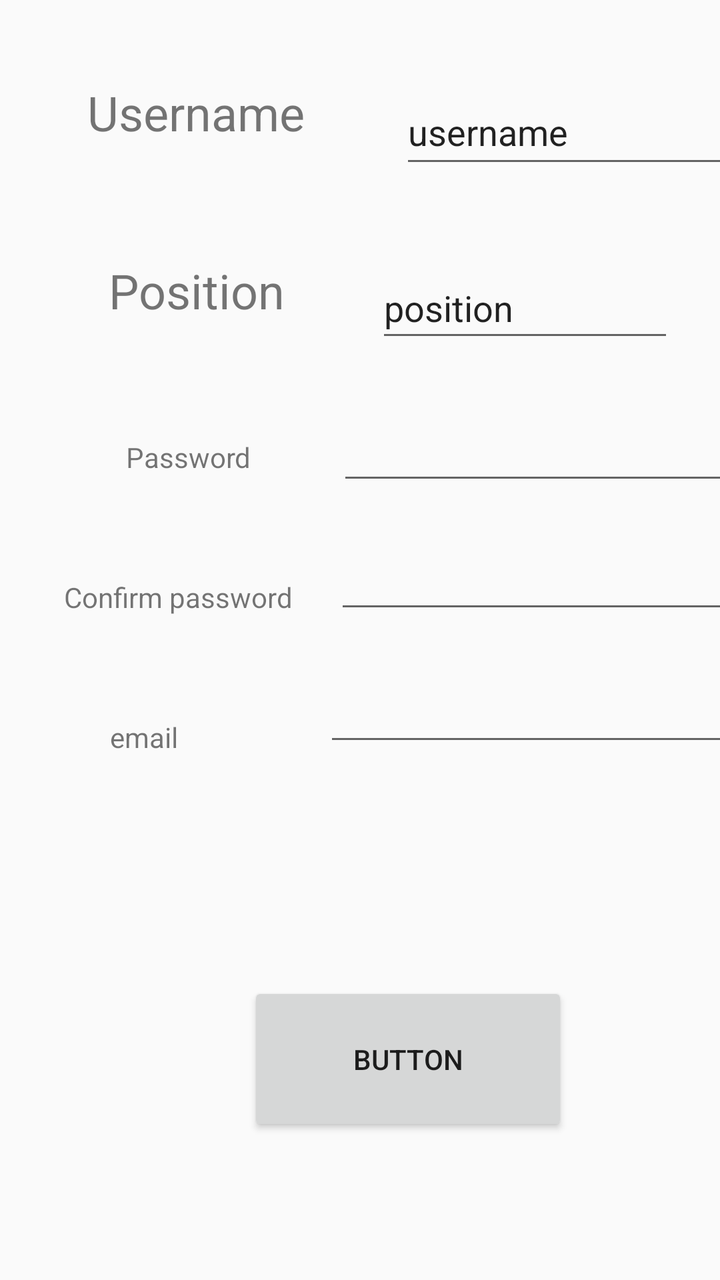
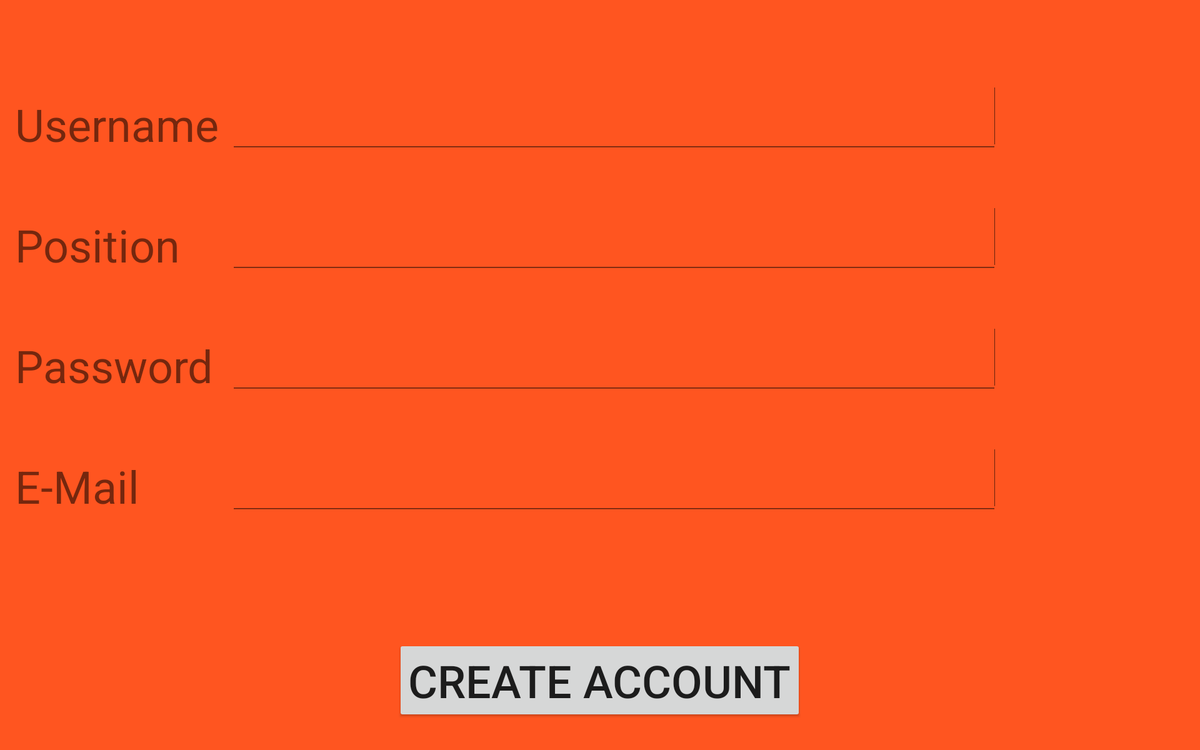

One screen, two layout resources from the same app: the default and the repository's alternative for another configuration. Each is rendered where Android would select it; the XML of both is given below.
<!-- AndroidManifest.xml: application theme AppTheme -->
<!-- res/layout/register_activity.xml -->
<?xml version="1.0" encoding="utf-8"?>
<androidx.constraintlayout.widget.ConstraintLayout xmlns:android="http://schemas.android.com/apk/res/android"
    xmlns:app="http://schemas.android.com/apk/res-auto"
    xmlns:tools="http://schemas.android.com/tools"
    android:layout_width="match_parent"
    android:layout_height="match_parent"
    tools:context=".RegisterActivity">

    <TextView
        android:id="@+id/username_label"
        android:layout_width="164dp"
        android:layout_height="41dp"
        android:layout_marginStart="16dp"
        android:layout_marginTop="40dp"
        android:text="Username"
        android:textAlignment="center"
        android:textSize="24sp"
        app:layout_constraintStart_toStartOf="parent"
        app:layout_constraintTop_toTopOf="parent" />

    <TextView
        android:id="@+id/position_label"
        android:layout_width="164dp"
        android:layout_height="41dp"
        android:layout_marginStart="16dp"
        android:layout_marginTop="48dp"
        android:text="Position"
        android:textAlignment="center"
        android:textSize="24sp"
        app:layout_constraintStart_toStartOf="parent"
        app:layout_constraintTop_toBottomOf="@+id/username_label" />

    <Button
        android:id="@+id/register"
        android:layout_width="160dp"
        android:layout_height="77dp"
        android:layout_marginStart="124dp"
        android:layout_marginBottom="72dp"
        android:text="Button"
        app:layout_constraintBottom_toBottomOf="parent"
        app:layout_constraintStart_toStartOf="parent" />

    <EditText
        android:id="@+id/username_text"
        android:layout_width="164dp"
        android:layout_height="49dp"
        android:layout_marginStart="20dp"
        android:layout_marginTop="40dp"
        android:ems="10"
        android:inputType="textPersonName"
        android:text="username"
        app:layout_constraintStart_toEndOf="@+id/username_label"
        app:layout_constraintTop_toTopOf="parent" />

    <EditText
        android:id="@+id/position_text"
        android:layout_width="149dp"
        android:layout_height="47dp"
        android:layout_marginStart="8dp"
        android:layout_marginTop="40dp"
        android:ems="10"
        android:inputType="textPersonName"
        android:text="position"
        app:layout_constraintStart_toEndOf="@+id/position_label"
        app:layout_constraintTop_toBottomOf="@+id/username_text" />

    <TextView
        android:id="@+id/password_label"
        android:layout_width="wrap_content"
        android:layout_height="wrap_content"
        android:layout_marginStart="63dp"
        android:layout_marginTop="49dp"
        android:text="Password"
        app:layout_constraintStart_toStartOf="parent"
        app:layout_constraintTop_toBottomOf="@+id/position_label" />

    <TextView
        android:id="@+id/confirm_label"
        android:layout_width="wrap_content"
        android:layout_height="wrap_content"
        android:layout_marginStart="32dp"
        android:layout_marginTop="51dp"
        android:text="Confirm password"
        app:layout_constraintStart_toStartOf="parent"
        app:layout_constraintTop_toBottomOf="@+id/password_label" />

    <TextView
        android:id="@+id/email_label"
        android:layout_width="wrap_content"
        android:layout_height="wrap_content"
        android:layout_marginStart="55dp"
        android:layout_marginTop="51dp"
        android:text="email"
        app:layout_constraintStart_toStartOf="parent"
        app:layout_constraintTop_toBottomOf="@+id/confirm_label" />

    <EditText
        android:id="@+id/password_text"
        android:layout_width="wrap_content"
        android:layout_height="wrap_content"
        android:layout_marginStart="43dp"
        android:layout_marginTop="30dp"
        android:ems="10"
        android:inputType="textPassword"
        app:layout_constraintStart_toEndOf="@+id/password_label"
        app:layout_constraintTop_toBottomOf="@+id/position_text" />

    <EditText
        android:id="@+id/confirm_password_text"
        android:layout_width="wrap_content"
        android:layout_height="wrap_content"
        android:layout_marginStart="21dp"
        android:layout_marginTop="23dp"
        android:ems="10"
        android:inputType="textPassword"
        app:layout_constraintStart_toEndOf="@+id/confirm_label"
        app:layout_constraintTop_toBottomOf="@+id/password_text" />

    <EditText
        android:id="@+id/email_text"
        android:layout_width="wrap_content"
        android:layout_height="wrap_content"
        android:layout_marginStart="73dp"
        android:layout_marginTop="25dp"
        android:ems="10"
        android:inputType="textEmailAddress"
        app:layout_constraintStart_toEndOf="@+id/email_label"
        app:layout_constraintTop_toBottomOf="@+id/confirm_password_text" />

</androidx.constraintlayout.widget.ConstraintLayout>
<!-- resources referenced by this layout -->
<resources>
  <style name="AppTheme" parent="Theme.AppCompat.Light.DarkActionBar">
          
          <item name="colorPrimary">@color/colorPrimary</item>
          <item name="colorPrimaryDark">@color/colorPrimaryDark</item>
          <item name="colorAccent">@color/colorAccent</item>
      </style>
  <color name="colorPrimary">#6200EE</color>
  <color name="colorPrimaryDark">#3700B3</color>
  <color name="colorAccent">#03DAC5</color>
</resources>
<!-- res/layout-w1024dp-land/register_activity.xml (the repository's variant of the layout above) -->
<!-- drawn on a large tablet held sideways -->
<?xml version="1.0" encoding="utf-8"?>
<RelativeLayout xmlns:android="http://schemas.android.com/apk/res/android"
    xmlns:tools="http://schemas.android.com/tools"
    android:layout_width="match_parent"
    android:layout_height="match_parent"
    tools:context=".RegisterActivity"
    android:background="@color/appBackground">

    <TextView
        style="@style/label"
        android:id="@+id/username_label"
        android:layout_width="wrap_content"
        android:layout_height="wrap_content"
        android:text="@string/username_label_registration"
        android:layout_alignParentStart="true"
        android:layout_marginStart="16dp"
        android:layout_alignParentTop="true"
        android:layout_marginTop="100dp"
        android:textSize="@dimen/text_dim_720dp"
        android:maxLength="12"/>

    <TextView
        style="@style/label"
        android:id="@+id/position_label"
        android:layout_width="wrap_content"
        android:layout_height="wrap_content"
        android:text="@string/position_label_registration"
        android:layout_alignStart="@+id/username_label"
        android:layout_alignEnd="@+id/username_label"
        android:layout_below="@+id/username_label"
        android:layout_marginTop="64dp"
        android:textSize="@dimen/text_dim_720dp"/>

    <TextView
        style="@style/label"
        android:id="@+id/password_label"
        android:layout_width="wrap_content"
        android:layout_height="wrap_content"
        android:text="@string/password_label_registration"
        android:layout_alignStart="@+id/username_label"
        android:layout_alignEnd="@+id/username_label"
        android:layout_below="@+id/position_label"
        android:layout_marginTop="64dp"
        android:textSize="@dimen/text_dim_720dp"/>


    <TextView
        style="@style/label"
        android:id="@+id/email_label"
        android:layout_width="wrap_content"
        android:layout_height="wrap_content"
        android:text="@string/email_label_registration"
        android:layout_alignStart="@+id/username_label"
        android:layout_alignEnd="@+id/username_label"
        android:layout_below="@+id/password_label"
        android:layout_marginTop="64dp"
        android:textSize="@dimen/text_dim_720dp"/>

    <EditText
        style="@style/label"
        android:id="@+id/username_text"
        android:layout_width="820dp"
        android:layout_height="wrap_content"
        android:ems="10"
        android:inputType="textPersonName"
        android:layout_toEndOf="@+id/username_label"
        android:layout_alignBottom="@id/username_label"
        android:layout_marginStart="12dp"
        android:textSize="@dimen/text_dim_720dp"/>

    <EditText
        style="@style/label"
        android:id="@+id/position_text"
        android:layout_width="220dp"
        android:layout_height="wrap_content"
        android:ems="10"
        android:inputType="textPersonName"
        android:layout_toEndOf="@+id/position_label"
        android:layout_alignBottom="@id/position_label"
        android:layout_alignStart="@+id/username_text"
        android:layout_alignEnd="@+id/username_text"
        android:textSize="@dimen/text_dim_720dp"
        />


    <EditText
        style="@style/label"
        android:id="@+id/password_text"
        android:layout_width="220dp"
        android:layout_height="wrap_content"
        android:ems="10"
        android:inputType="textPassword"
        android:layout_toEndOf="@+id/password_label"
        android:layout_alignBottom="@id/password_label"
        android:layout_alignStart="@+id/username_text"
        android:layout_alignEnd="@+id/username_text"
        android:textSize="@dimen/text_dim_720dp"
        />

    <EditText
        style="@style/label"
        android:id="@+id/email_text"
        android:layout_width="220dp"
        android:layout_height="wrap_content"
        android:ems="10"
        android:inputType="textEmailAddress"
        android:layout_toEndOf="@+id/email_label"
        android:layout_alignBottom="@id/email_label"
        android:layout_alignStart="@+id/username_text"
        android:layout_alignEnd="@+id/username_text"
        android:textSize="@dimen/text_dim_720dp" />

    <Button
        style="@style/btns"
        android:id="@+id/register"
        android:layout_width="wrap_content"
        android:layout_height="wrap_content"
        android:text="@string/registration_button"
        android:layout_alignParentBottom="true"
        android:layout_centerHorizontal="true"
        android:layout_marginBottom="32dp"
        android:textSize="@dimen/text_dim_720dp"/>

</RelativeLayout>
<!-- resources referenced by the variant -->
<!-- as a large tablet held sideways resolves them -->
<resources>
  <color name="appBackground">#FF5520</color>
  <dimen name="text_dim_720dp">48sp</dimen>
  <string name="email_label_registration">E-Mail</string>
  <string name="password_label_registration">Password</string>
  <string name="position_label_registration">Position</string>
  <string name="registration_button">Create account</string>
  <string name="username_label_registration">Username</string>
  <style name="AppTheme" parent="Theme.AppCompat.Light.DarkActionBar">
          
          <item name="colorPrimary">@color/colorPrimary</item>
          <item name="colorPrimaryDark">@color/colorPrimaryDark</item>
          <item name="colorAccent">@color/colorAccent</item>
      </style>
  <color name="colorPrimary">#6200EE</color>
  <color name="colorPrimaryDark">#3700B3</color>
  <color name="colorAccent">#03DAC5</color>
</resources>
